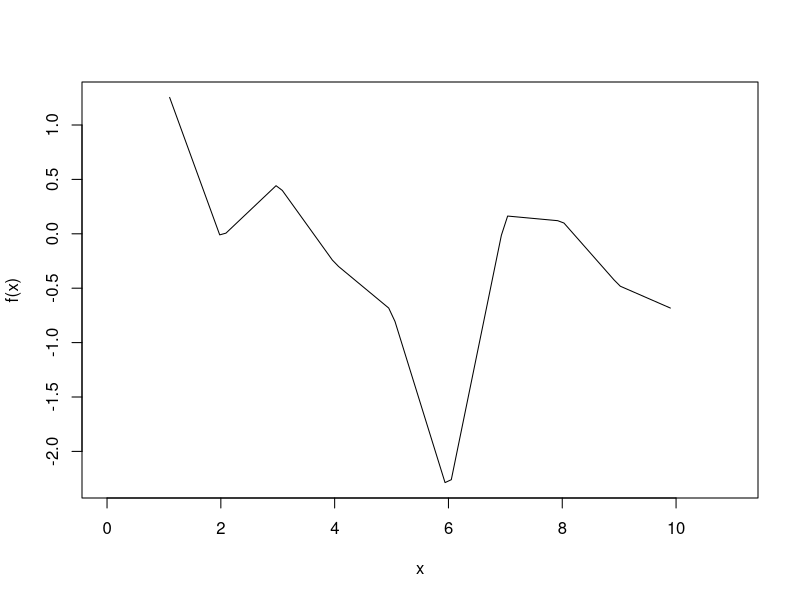

Source code (R): (Note: this script raises an error after producing the figure.)
## ---- chunk 1
force
## ---- chunk 2
x <- 1:10
y <- rnorm(10)
f <- approxfun(x, y)
f
f(x)
curve(f(x), 0, 11)
## ---- chunk 3
x <- rnorm(12)
f <- ecdf(x)
f
f(seq(-2, 2, by = 0.1))
## ---- chunk 4
pick <- function(i) {
  force(i)
  function(x) x[[i]]
}
## ---- chunk 5
x <- list("a", "b", "c")
identical(x[[1]], pick(1)(x))

identical(
  lapply(mtcars, pick(5)),
  lapply(mtcars, function(x) x[[5]])
)
## ---- chunk 6
moment <- function(k) {
  force(k)

  function(x) (sum((x - mean(x))^k)) / length(x)
}
## ---- chunk 7
m1 <- moment(1)
m2 <- moment(2)
x <- runif(100)
stopifnot(all.equal(m1(x), 0))
stopifnot(all.equal(m2(x), var(x) * 99 / 100))
## ---- chunk 8
i <- 0
new_counter2 <- function() {
  i <<- i + 1
  i
}
## ---- chunk 9
new_counter3 <- function() {
  i <- 0
  function() {
    i <- i + 1
    i
  }
}
## ---- chunk 10
new_counter3()

new_counter3()
## ---- chunk 11
boxcox3 <- function(x) {
  function(lambda) {
    if (lambda == 0) {
      log(x)
    } else {
      (x^lambda - 1) / lambda
    }
  }
}
## ---- chunk 12
funs <- list(
  mean = function(x) mean(x, na.rm = TRUE),
  sum = function(x) sum(x, na.rm = TRUE)
)

attach(funs)
mean <- function(x) stop("Hi!")
detach(funs)

env_bind(globalenv(), !!!funs)
mean <- function(x) stop("Hi!")
env_unbind(globalenv(), names(funs))
